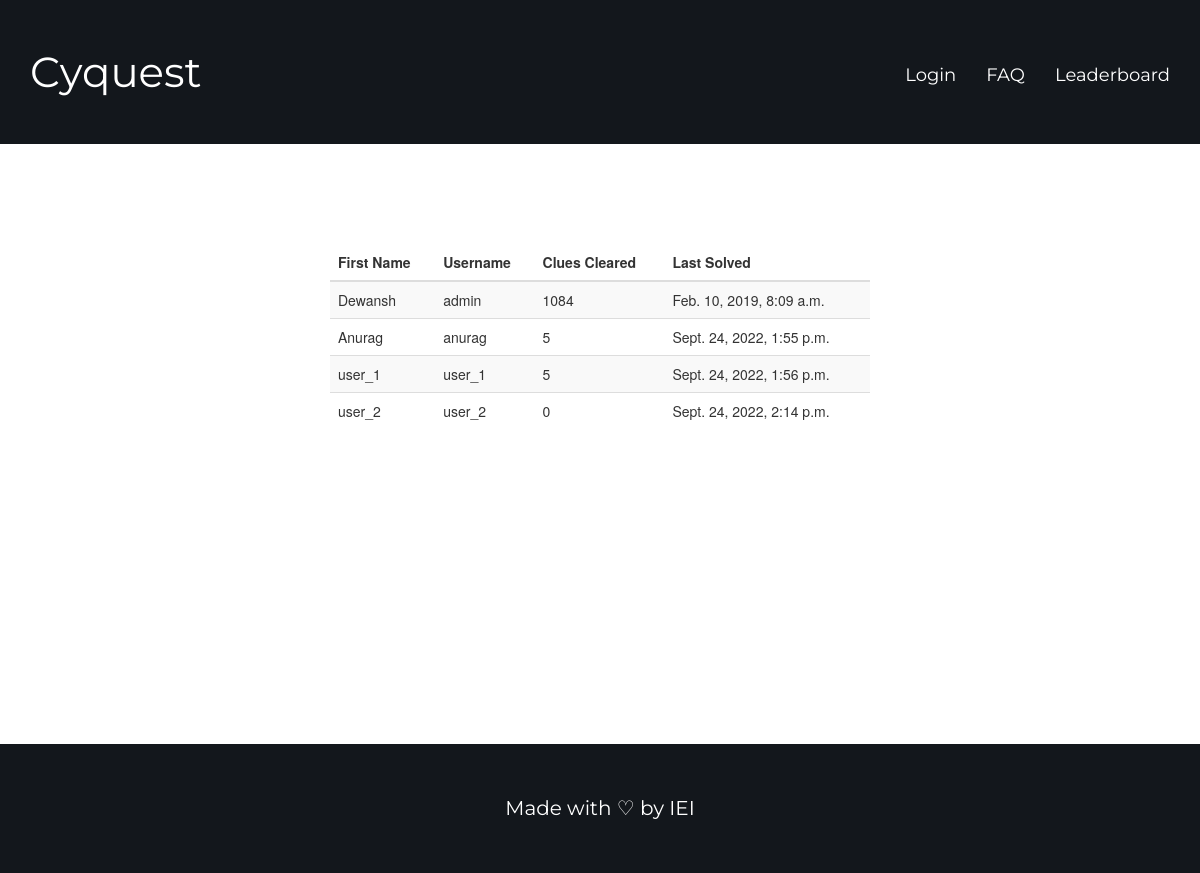
Page /leaderboard/ on the committed database.
### quiz/models.py (models this page shows, shortened)
class stud(models.Model):
	name = models.CharField(max_length=32)
	username = models.CharField(max_length=32)
	points = models.PositiveIntegerField(default=0)
	lql = models.PositiveIntegerField(default=1)
	time = models.DateTimeField(default=timezone.now)

### quiz/views.py (the view)
# urls.py: path('leaderboard/', quiz_view.leaderboard, name='leaderboard'),
def leaderboard(request):
	stud_list = stud.objects.all().order_by('-points', 'time')
	return render(request, 'quiz/leaderboard.html', {'list': stud_list})

### quiz/templates/quiz/leaderboard.html
{% extends 'quest/base.html' %}
{% load crispy_forms_tags %}
{% block content %}
	<div class="content-section">
		{% if list %}
			<table class="table table-striped">
				<thead>
					<tr>
						<th>First Name</th>
						<th>Username</th>
						<th>Clues Cleared</th>
						<th>Last Solved</th>
					</tr>
				</thead>
				<tbody>
					{% for i in list %}
						<tr>
							<td>{{ i.name }}</td>
							<td>{{ i.username }}</td>
							<td>{{ i.points }}</td>
							<td>{{ i.time }}</td>
						</tr>
					{% endfor %}
				</tbody>
			</table>
		{% else %}
		<h2>It's Pretty Blank here</h2>
		{% endif %}
	</div>
{% endblock %}

### quest/templates/quest/base.html (shortened to what this page needs)
<!DOCTYPE html>
<html>
<head>
	<link rel="stylesheet" type="text/css" href="https://cdnjs.cloudflare.com/ajax/libs/twitter-bootstrap/3.3.7/css/bootstrap.css">
</head>
<body>
<div class="header">
	<div class="container">
		<div class="row">
			<a href="{% url 'home' %}"><div class="col-md-4 header-title">Cyquest</div></a>
			<div class="col-md-6 col-md-offset-2 links-holder">
				<ul class="nav navbar-nav navbar-right">
					{% if user.is_authenticated %}
						<li><a href="{% url 'quiz' %}">Play</a></li>
						<li><a href="{% url 'profile' %}">Profile</a></li>
						<li><a href="{% url 'faq' %}">FAQ</a></li>
						<li><a href="{% url 'leaderboard' %}">Leaderboard</a></li>
						<li><a href="{% url 'logout' %}">Logout</a></li>
					{% else %}
						<li><a href="{% url 'login' %}">Login</a></li>
						<li><a href="{% url 'faq' %}">FAQ</a></li>
						<li><a href="{% url 'leaderboard' %}">Leaderboard</a></li>
					{% endif %}
				</ul>
			</div>
		</div>
	</div>
</div>
{% if request.path != '/profile/' %}
	<div class="info">
		<div class="container">
			<div class="col-md-6 col-md-offset-3">
				{% block content %}
				{% endblock %}
			</div>
		</div>
	</div>
{% else %}
	{% block main %}
	{% endblock %}
{% endif %}
<br>
<div class="footer">
	<div class="container">
		<div class="row">
			<div class="col-md-offset-2 col-md-8 text-center">Made with &#9825; by <a href="https://www.instagram.com/iei_bpdc/" class="author">IEI</a></div>
		</div>
	</div>
</div>
</body>
</html>

### quest/templates/quest/base.html (style rules this page uses)
.header { padding: 42px 0 42px 0; background: #13171c; }
.header-title { color: #fff; font-family: 'Montserrat', sans-serif; font-size: 42px; }
.info { padding: 100px 0 175px 0; margin-bottom: 100px; }
.info p, a, a:hover, a:active, a:focus { font-family: 'Montserrat', sans-serif; font-size: 20px; text-decoration: none!important; }
.links-holder { padding-top: 8px; }
li a { text-decoration: none!important; color: #fff!important; font-size: 18px!important; }
.footer { padding-top: 50px; padding-bottom: 50px; font-size: 20px; font-family: 'Montserrat', sans-serif; color: #fff; background: #13171c; }
.author, .author:hover, .author:visited, .author:active { color: #fff!important; text-decoration: none!important; }

### rows in the picture
stud: name "Dewansh", username "admin", points "1084", time "Feb. 10, 2019, 8:09 a.m."
stud: name "Anurag", username "anurag", points "5", time "Sept. 24, 2022, 1:55 p.m."
stud: name "user_1", username "user_1", points "5", time "Sept. 24, 2022, 1:56 p.m."
stud: name "user_2", username "user_2", points "0", time "Sept. 24, 2022, 2:14 p.m."
